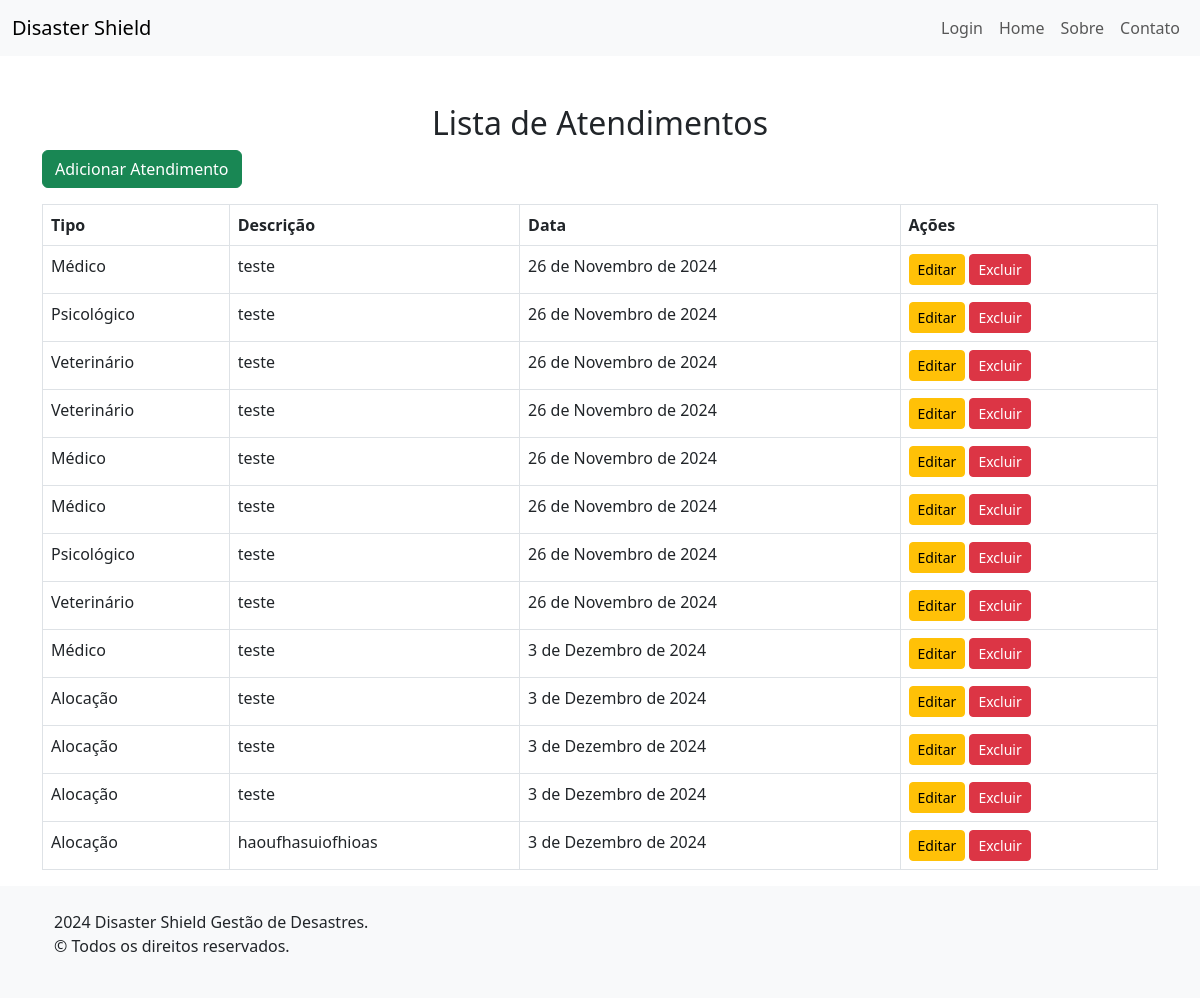
Screenshot of /atendimentos/ with the database file from the repository.
### atendimentos/models.py (models this page shows, shortened)
class Atendimento(models.Model):
    TIPO_ATENDIMENTO_CHOICES = [
        ('Médico', 'Médico'),
        ('Psicológico', 'Psicológico'),
        ('Veterinário', 'Veterinário'),
        ('Alocação', 'Alocação'),
    ]
    tipo = models.CharField(max_length=20, choices=TIPO_ATENDIMENTO_CHOICES, default='Médico')
    descricao = models.TextField()
    data = models.DateField()
    medico = models.ForeignKey(
        Medico,
        null=True,
        blank=True,
        on_delete=models.SET_NULL,
        related_name="atendimentos_medico"
    )
    psicologo = models.ForeignKey(
        Psicologo,
        null=True,
        blank=True,
        on_delete=models.SET_NULL,
        related_name="atendimentos_psicologo"
    )
    veterinario = models.ForeignKey(
        Veterinario,
        null=True,
        blank=True,
        on_delete=models.SET_NULL,
        related_name="atendimentos_veterinario"
    )
    atendente = models.ForeignKey(
        Atendente,
        null=True,
        blank=True,
        on_delete = models.SET_NULL,
        related_name="atendente_alocação"
    )
    vitima_pessoa = models.ForeignKey(
        Pessoa,
        null=True,
        blank=True,
        on_delete=models.SET_NULL,
        related_name="atendimentos_pessoa"
    )
    vitima_pet = models.ForeignKey(
        PET,
        null=True,
        blank=True,
        on_delete=models.SET_NULL,
        related_name="atendimentos_pet"
    )
    abrigo = models.ForeignKey(
        Abrigo,
        null=True,
        blank=True,
        on_delete = models.SET_NULL,
        related_name="alocações_abrigo"
    )

### atendimentos/views.py (the view)
# urls.py: path('', AtendimentoListView.as_view(), name='atendimento_list'),
class AtendimentoListView(ListView):
    model = Atendimento
    template_name = 'atendimento_list.html'
    context_object_name = 'atendimentos'

### atendimentos/templates/atendimento_list.html (shortened to what this page needs)
{% extends "base.html" %}
{% block content %}
<div class="container mt-5">
    <h2 class="text-center">Lista de Atendimentos</h2>
    <div class="d-flex justify-content-between mb-3">
        <a href="{% url 'atendimento_create' %}" class="btn btn-success">Adicionar Atendimento</a>
    </div>
    <table class="table table-bordered table-hover">
        <thead class="thead-dark">
            <tr>
                <th>Tipo</th>
                <th>Descrição</th>
                <th>Data</th>
                <th>Ações</th>
            </tr>
        </thead>
        <tbody>
            {% if atendimentos %}
                {% for atendimento in atendimentos %}
                    <tr>
                        <td>{{ atendimento.tipo }}</td>
                        <td>{{ atendimento.descricao }}</td>
                        <td>{{ atendimento.data }}</td>
                        <td>
                            <a href="{% url 'atendimento_update' atendimento.pk %}" class="btn btn-warning btn-sm">Editar</a>
                            <a href="{% url 'atendimento_delete' atendimento.pk %}" class="btn btn-danger btn-sm">Excluir</a>
                        </td>
                    </tr>
                {% endfor %}
            {% else %}
                <tr>
                    <td colspan="4" class="text-center">Nenhum atendimento cadastrado.</td>
                </tr>
            {% endif %}
        </tbody>
    </table>
</div>
{% endblock %}

### rows the page displays
Atendimento: tipo "Médico", descricao "teste", data "26 de Novembro de 2024"
Atendimento: tipo "Psicológico", descricao "teste", data "26 de Novembro de 2024"
Atendimento: tipo "Veterinário", descricao "teste", data "26 de Novembro de 2024"
Atendimento: tipo "Veterinário", descricao "teste", data "26 de Novembro de 2024"
Atendimento: tipo "Médico", descricao "teste", data "26 de Novembro de 2024"
Atendimento: tipo "Médico", descricao "teste", data "26 de Novembro de 2024"
Atendimento: tipo "Psicológico", descricao "teste", data "26 de Novembro de 2024"
Atendimento: tipo "Veterinário", descricao "teste", data "26 de Novembro de 2024"
Atendimento: tipo "Médico", descricao "teste", data "3 de Dezembro de 2024"
Atendimento: tipo "Alocação", descricao "teste", data "3 de Dezembro de 2024"
Atendimento: tipo "Alocação", descricao "teste", data "3 de Dezembro de 2024"
Atendimento: tipo "Alocação", descricao "teste", data "3 de Dezembro de 2024"
Atendimento: tipo "Alocação", descricao "haoufhasuiofhioas", data "3 de Dezembro de 2024"
